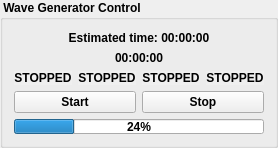
    <widget class="QGroupBox" name="groupBox_2">
     <property name="font">
      <font>
       <weight>75</weight>
       <bold>true</bold>
      </font>
     </property>
     <property name="title">
      <string> Wave Generator Control </string>
     </property>
     <layout class="QVBoxLayout" name="verticalLayout_11">
      <item>
       <widget class="QLabel" name="estimatedTimeLbl">
        <property name="font">
         <font>
          <weight>75</weight>
          <bold>true</bold>
         </font>
        </property>
        <property name="text">
         <string>Estimated time: 00:00:00</string>
        </property>
        <property name="alignment">
         <set>Qt::AlignCenter</set>
        </property>
       </widget>
      </item>
      <item>
       <widget class="QLabel" name="elapsedTimeLbl">
        <property name="font">
         <font>
          <weight>75</weight>
          <bold>true</bold>
         </font>
        </property>
        <property name="text">
         <string>00:00:00</string>
        </property>
        <property name="alignment">
         <set>Qt::AlignCenter</set>
        </property>
       </widget>
      </item>
      <item>
       <layout class="QHBoxLayout" name="horizontalLayout_16">
        <item>
         <widget class="QLabel" name="wvgen1StsLbl">
          <property name="autoFillBackground">
           <bool>true</bool>
          </property>
          <property name="text">
           <string>STOPPED</string>
          </property>
          <property name="alignment">
           <set>Qt::AlignCenter</set>
          </property>
         </widget>
        </item>
        <item>
         <widget class="QLabel" name="wvgen2StsLbl">
          <property name="autoFillBackground">
           <bool>true</bool>
          </property>
          <property name="text">
           <string>STOPPED</string>
          </property>
          <property name="alignment">
           <set>Qt::AlignCenter</set>
          </property>
         </widget>
        </item>
        <item>
         <widget class="QLabel" name="wvgen3StsLbl">
          <property name="autoFillBackground">
           <bool>true</bool>
          </property>
          <property name="text">
           <string>STOPPED</string>
          </property>
          <property name="alignment">
           <set>Qt::AlignCenter</set>
          </property>
         </widget>
        </item>
        <item>
         <widget class="QLabel" name="wvgen4StsLbl">
          <property name="autoFillBackground">
           <bool>true</bool>
          </property>
          <property name="text">
           <string>STOPPED</string>
          </property>
          <property name="alignment">
           <set>Qt::AlignCenter</set>
          </property>
         </widget>
        </item>
       </layout>
      </item>
      <item>
       <layout class="QHBoxLayout" name="horizontalLayout_5">
        <item>
         <widget class="QPushButton" name="startBtn">
          <property name="text">
           <string>Start</string>
          </property>
         </widget>
        </item>
        <item>
         <widget class="QPushButton" name="stopBtn">
          <property name="text">
           <string>Stop</string>
          </property>
         </widget>
        </item>
       </layout>
      </item>
      <item>
       <widget class="QProgressBar" name="loopProgBar">
        <property name="maximumSize">
         <size>
          <width>16777215</width>
          <height>15</height>
         </size>
        </property>
        <property name="value">
         <number>24</number>
        </property>
       </widget>
      </item>
     </layout>
    </widget>
